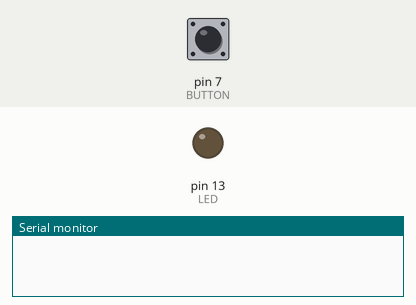
Bench run of a sketch on a simulated Arduino Uno, built with avr-gcc and run on an emulated ATmega328P. On the bench: output pins drawn as LEDs (lit = HIGH), the last lines printed to the serial monitor. Inputs (shaded band) come from the test bench; at power-on: pin 7 (BUTTON) LOW.

Above: at 1.2 s.
1.3 s: pin 7 (BUTTON) pulled HIGH for 3.2 s
At 2.4 s:
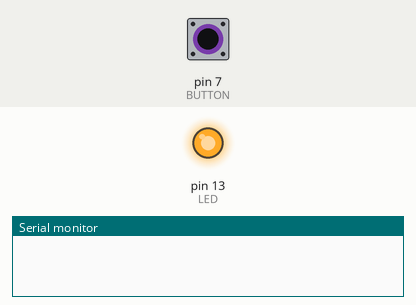
6.0 s: pin 7 (BUTTON) pulled HIGH for 0.15 s
At 7.3 s:
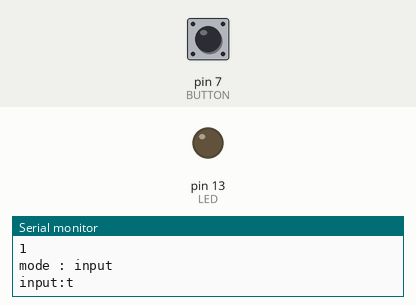
7.6 s: pin 7 (BUTTON) driven HIGH
At 8.4 s:
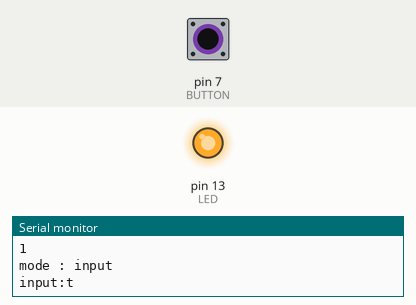
10.6 s: pin 7 (BUTTON) driven LOW
At 11.5 s:
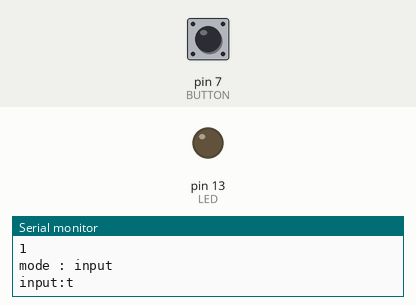
Timing chart, 0 to 13.1 s (numbered marks = the images above; inputs shaded):
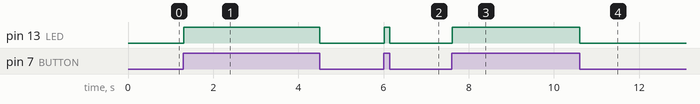

Measured:
- after the input at 1.3 s, pin 13 (LED): LOW → HIGH at once, → LOW 3.2 s later
- after the input at 6.0 s, pin 13 (LED): LOW → HIGH at once, → LOW 0.14 s later
- after the input at 7.6 s, pin 13 (LED): LOW → HIGH at once
- after the input at 10.6 s, pin 13 (LED): HIGH → LOW at once

The sketch:

morse_signal.ino
```cpp
#define LED 13
#define BUTTON 7

#define BRIGHTNESS 128

/** 入力文字に関する設定 */
#define MAX_CHAR 100

/** モールス信号に関する設定 */
#define INPUT_S 1           //短点
#define INPUT_L 2           //長点
#define INPUT_INTERVAL 200  //一単語の入力の間隔
#define INPUT_NEXT_INTERVAL 600
#define INPUT_SPACE_INTERVAL 1400
#define INPUT_MAX 8         //一単語に置ける最大入力数


//モールス信号の定義
const int SIGNAL_A[] = {1,2,0,0};
const int SIGNAL_B[] = {2,1,1,1};
const int SIGNAL_C[] = {2,1,2,1};
const int SIGNAL_D[] = {2,1,1,0};
const int SIGNAL_E[] = {1,0,0,0};
const int SIGNAL_F[] = {1,1,2,1};
const int SIGNAL_G[] = {2,2,1,2};
const int SIGNAL_H[] = {1,1,1,1};
const int SIGNAL_I[] = {1,1,0,0};
const int SIGNAL_J[] = {1,2,2,2};
const int SIGNAL_K[] = {2,1,2,0};
const int SIGNAL_L[] = {1,2,1,1};
const int SIGNAL_M[] = {2,2,0,0};
const int SIGNAL_N[] = {2,1,0,0};
const int SIGNAL_O[] = {2,2,2,0};
const int SIGNAL_P[] = {1,2,2,1};
const int SIGNAL_Q[] = {2,2,1,2};
const int SIGNAL_R[] = {1,2,1,0};
const int SIGNAL_S[] = {1,1,1,0};
const int SIGNAL_T[] = {2,0,0,0};
const int SIGNAL_U[] = {1,1,2,0};
const int SIGNAL_V[] = {1,1,1,2};
const int SIGNAL_W[] = {1,2,2,0};
const int SIGNAL_X[] = {2,1,1,2};
const int SIGNAL_Y[] = {2,1,2,2};
const int SIGNAL_Z[] = {2,2,1,1};

int val = 0;
int old_val = 0;
int state = 0;

// 入力モード
int input_mode = 0;
int mode_change_state = 0;
int mode_timer = 0;

String output = "input:";
int output_count = 0;

int signals[INPUT_MAX] = {}; //モールス信号の数値
int signal_count = 0;
int signal_timer = 0;
int signal_space_state = 0;

int signal_state = 0; // 0:on_signal , 1:off_signal
int signal_state_old = 0;
int signal_start_time = 0;


void setup(){
  pinMode(LED,OUTPUT);
  pinMode(BUTTON,INPUT);
  Serial.begin(9600);
  //printSignal();
}
/**
*
1.入力モードON
1) 入力開始
  - タイマー計測開始
  - ボタン状態を保存する。
  - ボタン ON 継続時間最大[TIME]で短信号（トン） [TIME]を越えた超信号場合(ツー)　 継続[MODE_TIME]で入力モード終了
  - ボタン OFF 短信号 継続時間 [TIME]×３異常の場合は単語終了 [TIME]×7の場合はスペースを空ける。
  - 合計で８文字分 [TIME]×8で一文字

2.入力モードOFF
  - ボタンON 継続[MODE_TIME]で入力モード開始
  -出力
*/
void loop(){
  val = digitalRead(BUTTON);
  mode_change();

  if(input_mode){
    mores_signal();
  }

  if(val == HIGH){
    digitalWrite(LED, BRIGHTNESS);
  }else{
    digitalWrite(LED,LOW);
  }

  old_val = val;
}


void mores_signal(){
  //ボタンの状態が変更
  if(val == HIGH && old_val == LOW){
    signal_state = 0;
   int signal_duration = millis() - signal_start_time;
   input_signal(signal_duration);
   signal_start_time = millis();

  }else if(val == LOW && old_val == HIGH){
   signal_state = 1;
   int signal_duration = millis() - signal_start_time;
   input_signal(signal_duration);
    signal_start_time = millis();
  }
}
void input_signal(int signal_duration){

  if(signal_state == 1){
    //Serial.println(signal_duration);
    if(signal_duration < INPUT_INTERVAL ){

     // Serial.println(".");
     addSignal(INPUT_S);
    }else{

      //Serial.println("_");
      addSignal(INPUT_L);
    }
  }else{
    if(signal_duration < INPUT_NEXT_INTERVAL){
      //何もしない
    }else if(signal_duration < INPUT_SPACE_INTERVAL ){

     //次の文字へ
      //Serial.println("next");
      addCharFromInputSignal();

    }else {
     //空白文字を挿入。
     //Serial.println("next");
     if(signal_space_state == 0){
     addCharFromInputSignal();
     //Serial.println("space");
     addSpace();
     signal_space_state = 1;
     }
    }
  }
}
void mode_change(){
  if(val == LOW){
    return;
  }
  if(val == HIGH && old_val == LOW){
    mode_timer = millis();
    mode_change_state = 0;
    delay(10);
  }

  if(val == HIGH && old_val == HIGH && mode_change_state == 0){
    int current_time = millis();
    if((current_time - mode_timer) > 3000 ){
      input_mode = 1 - input_mode;
      mode_change_state = 1;
     Serial.println(input_mode);
      if(input_mode == 1){
        Serial.println("mode : input");
      }else{
        Serial.println("--finish input--");
        Serial.println(output);
        output = "input:";
      }

    }
  }
}


void addSignal(const int input){
  signals[signal_count] = input;
  signal_count++;
  if(signal_count == INPUT_MAX){
     addCharFromInputSignal();
    signal_count = 0;
  }
}


//配列を比較する
boolean equalArrays(int a[],const int b[]){
   int i;
   for( i = 0;i < 4;i++){
     if(a[i] != b[i]){
       return false;
     }
   }
   return true;
}

void addSpace(){
  output += " ";
}

//現在の信号データから文字列を追加する。
void addCharFromInputSignal(){

  //printSignal();
  if(equalArrays(signals,SIGNAL_A)){
    output += "a";
  }else if(equalArrays(signals,SIGNAL_B)){
    output += "b";
  }else if(equalArrays(signals,SIGNAL_C)){
    output += "c";
  }else if(equalArrays(signals,SIGNAL_D)){
    output += "d";
  }else if(equalArrays(signals,SIGNAL_E)){
    output += "e";
  }else if(equalArrays(signals,SIGNAL_F)){
    output += "f";
  }else if(equalArrays(signals,SIGNAL_G)){
    output += "g";
  }else if(equalArrays(signals,SIGNAL_H)){
    output += "h";
  }else if(equalArrays(signals,SIGNAL_I)){
    output += "i";
  }else if(equalArrays(signals,SIGNAL_J)){
    output += "j";
  }else if(equalArrays(signals,SIGNAL_K)){
    output += "k";
  }else if(equalArrays(signals,SIGNAL_L)){
    output += "l";
  }else if(equalArrays(signals,SIGNAL_M)){
    output += "m";
  }else if(equalArrays(signals,SIGNAL_N)){
    output += "n";
  }else if(equalArrays(signals,SIGNAL_O)){
    output += "o";
  }else if(equalArrays(signals,SIGNAL_P)){
    output += "p";
  }else if(equalArrays(signals,SIGNAL_Q)){
    output += "q";
  }else if(equalArrays(signals,SIGNAL_R)){
    output += "r";
  }else if(equalArrays(signals,SIGNAL_S)){
    output += "s";
  }else if(equalArrays(signals,SIGNAL_T)){
    output += "t";
  }else if(equalArrays(signals,SIGNAL_U)){
    output += "u";
  }else if(equalArrays(signals,SIGNAL_V)){
    output += "v";
  }else if(equalArrays(signals,SIGNAL_W)){
    output += "w";
  }else if(equalArrays(signals,SIGNAL_X)){
    output += "x";
  }else if(equalArrays(signals,SIGNAL_Y)){
    output += "y";
  }else if(equalArrays(signals,SIGNAL_Z)){
    output += "z";
  }
  Serial.println(output);
  signal_count = 0;
  signal_space_state = 0;
  clearSignals();
}

void printSignal(){
    Serial.println("--------signal---------");
  int i;
  for(i = 0;i < INPUT_MAX;i++){
    Serial.println(signals[i]);
  }
  Serial.println("-----------------------");
}

void clearSignals(){
    int i;
  for(i = 0;i < INPUT_MAX;i++){
    signals[i] = 0;
  }
}
```
